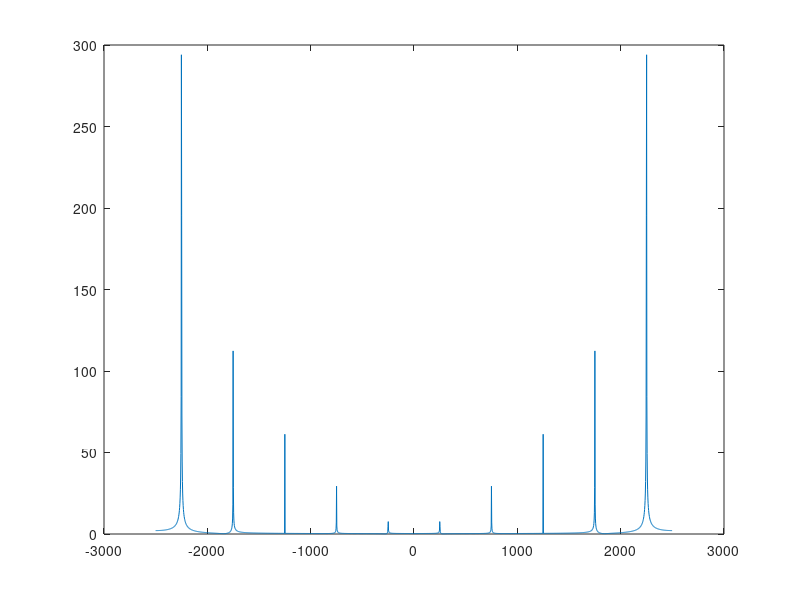

MATLAB code to generate this figure:
%% 1 
close all
clear all
clc
clf

f = 1000; %Hz
fs = 5e3; %Sampling frequency
t = [0:(1/fs):1];
sampledsine = sin(2*pi*f*t);
figure(1)
plot(t,sampledsine); %1s of the sampled sine.
figure(2)
t2 = [0:(1/fs):1/f];
sampledsine2 = sin(2*pi*f*t2); 
plot(t2,sampledsine2) %One period of the sampled signal.

%% 2
close all 
clc
clf
clear all

f = 1000; %Hz
fs = 5e3; %Sampling frequency
t = [0:(1/fs):1];
sampledsine = sin(2*pi*f*t);

N = 2048;
figure(1);
frqspec = (abs(fftshift(fft(sampledsine,N))));
F = [-N/2:(N-1)/2]/N
plot(F*fs,frqspec)

%Frequency resolution in terms of sampling frequency
%% 3
clear all
close all
clc
clf

f = 2250; %Hz
fs = 5e3; %Sampling frequency
t = [0:(1/fs):1];
sampledsine = sin(2*pi*f*t);
sampledsine(sampledsine > 0.3) = 0.3;
sampledsine(sampledsine < -0.3) = -0.3;

figure(1)
plot(t,sampledsine); %1s of the sampled sine.

%To make things clearer
figure(2)
t2 = [0:(1/(100*fs)):5/f];
sampledsine2 = sin(2*pi*f*t2); 
sampledsine2(sampledsine2 > 0.3) = 0.3;
sampledsine2(sampledsine2 < -0.3) = -0.3;
plot(t2,sampledsine2)


%% 4 
clear all
close all
clc
clf


f = 2250; %Hz
fs = 5e3; %Sampling frequency
t = [0:(1/fs):1];
sampledsine = sin(2*pi*f*t);
sampledsine(sampledsine > 0.3) = 0.3;
sampledsine(sampledsine < -0.3) = -0.3;

N = 2048;
figure(1);
frqspec = (abs(fftshift(fft(sampledsine,N))));
F = [-N/2:(N-1)/2]/N;
plot(F*fs,frqspec)
